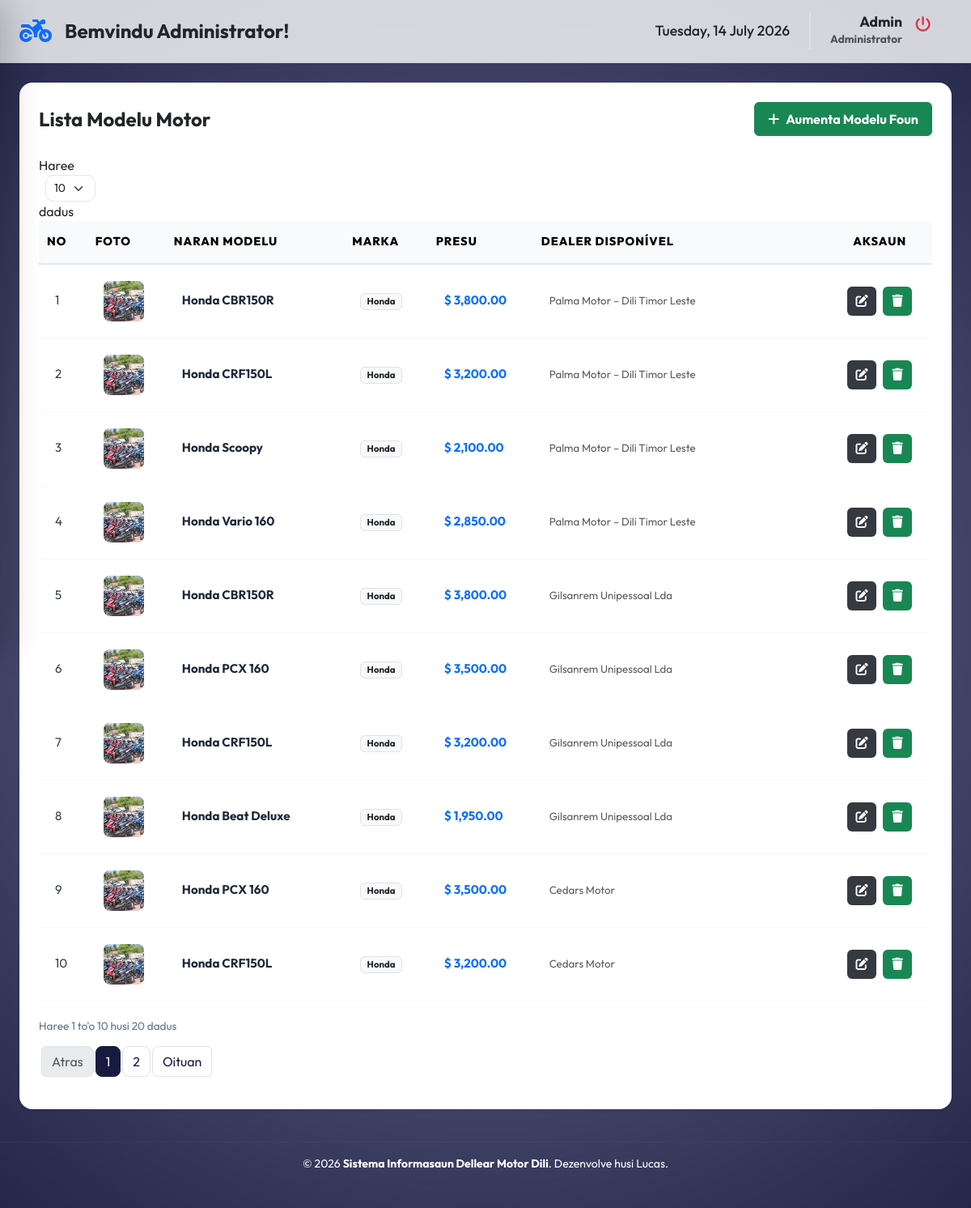
The page /admin/models.php (signed in) on the database its author committed.
### tables this page shows
CREATE TABLE `motor_models` (
  `id` int(11) NOT NULL,
  `nama_model` varchar(200) NOT NULL,
  `marka` varchar(100) NOT NULL,
  `presu` decimal(12,2) NOT NULL DEFAULT 0.00,
  `deskrisaun` text DEFAULT NULL,
  `especificasaun` text DEFAULT NULL,
  `foto` varchar(255) DEFAULT NULL,
  `dealer_id` int(11) DEFAULT NULL,
  `created_at` timestamp NOT NULL DEFAULT current_timestamp(),
  `updated_at` timestamp NOT NULL DEFAULT current_timestamp() ON UPDATE current_timestamp()
);

CREATE TABLE `dealer_motor` (
  `id` int(11) NOT NULL,
  `nama_dealer` varchar(200) NOT NULL,
  `marka` varchar(100) NOT NULL DEFAULT '',
  `presu` decimal(12,2) DEFAULT 0.00,
  `alamat` text NOT NULL,
  `latitude` decimal(10,8) NOT NULL,
  `longitude` decimal(11,8) NOT NULL,
  `jam_buka` varchar(50) NOT NULL DEFAULT '08:00 - 17:00',
  `telepon` varchar(30) DEFAULT NULL,
  `email` varchar(100) DEFAULT NULL,
  `facebook` varchar(255) DEFAULT NULL,
  `instagram` varchar(255) DEFAULT NULL,
  `deskripsi` text DEFAULT NULL,
  `foto` varchar(255) DEFAULT NULL,
  `created_at` timestamp NOT NULL DEFAULT current_timestamp(),
  `updated_at` timestamp NOT NULL DEFAULT current_timestamp() ON UPDATE current_timestamp()
);

### config/database.php (called while the page is built, shortened)
<?php
function e(?string $str): string {
    return htmlspecialchars($str ?? '', ENT_QUOTES, 'UTF-8');
}

### admin/models.php (the view, shortened to what this page needs)
<?php
require_once '../config/database.php';
$models = $pdo->query("
    SELECT m.*, d.nama_dealer
    FROM motor_models m
    LEFT JOIN dealer_motor d ON m.dealer_id = d.id
    ORDER BY m.id DESC
")->fetchAll();
?>
<?php include 'includes/header.php'; ?>
<div class="container-fluid p-4">
    <div class="card border-0 shadow-sm rounded-4 overflow-hidden">
        <div class="card-body p-4">
            <div class="d-flex justify-content-between align-items-center mb-4">
                <h4 class="fw-bold mb-0">Lista Modelu Motor</h4>
                <a href="add_model.php" class="btn btn-success rounded-2 px-3 py-2 fw-bold pulse-action">
                    <i class="fas fa-plus me-2"></i>Aumenta Modelu Foun
                </a>
            </div>
            <div class="table-responsive">
                <table id="modelsTable" class="table table-hover align-middle">
                    <thead>
                        <tr>
                            <th width="50">No</th>
                            <th width="80">Foto</th>
                            <th>Naran Modelu</th>
                            <th>Marka</th>
                            <th>Presu</th>
                            <th>Dealer Disponível</th>
                            <th width="120" class="text-center">Aksaun</th>
                        </tr>
                    </thead>
                    <tbody>
                        <?php $no = 1; foreach ($models as $m): ?>
                        <tr>
                            <td><?= $no++ ?></td>
                            <td>
                                <?php
                                $img_path = '/dealer-motor-dili/assets/images/genio.jfif';
                                if (!empty($m['foto']) && file_exists('../assets/images/motors/' . $m['foto'])) {
                                    $img_path = '/dealer-motor-dili/assets/images/motors/' . $m['foto'];
                                } else {
                                    $brand = strtolower(trim($m['marka']));
                                    if($brand == 'honda') $img_path = '/dealer-motor-dili/assets/images/beat.jfif';
                                }
                                ?>
                                <div style="width: 50px; height: 50px; border-radius: 8px; overflow: hidden; background: #eee;">
                                    <img src="<?= $img_path ?>"
                                         alt="Motor"
                                         style="width: 100%; height: 100%; object-fit: cover;">
                                </div>
                            </td>
                            <td>
                                <span class="text-dealer-name"><?= e($m['nama_model']) ?></span>
                            </td>
                            <td>
                                <span class="badge bg-light text-dark border"><?= e($m['marka']) ?></span>
                            </td>
                            <td>
                                <span class="fw-bold text-primary">$ <?= number_format($m['presu'], 2) ?></span>
                            </td>
                            <td>
                                <span class="text-muted small"><?= e($m['nama_dealer'] ?? 'La iha Dealer') ?></span>
                            </td>
                            <td class="text-center">
                                <div class="d-flex justify-content-center gap-2">
                                    <a href="edit_model.php?id=<?= $m['id'] ?>" class="btn-action-edit" title="Edita">
                                        <i class="fas fa-edit"></i>
                                    </a>
                                    <button class="btn-action-delete" title="Apaga"
                                            onclick="deleteModel(<?= $m['id'] ?>,'<?= e($m['nama_model']) ?>')">
                                        <i class="fas fa-trash"></i>
                                    </button>
                                </div>
                            </td>
                        </tr>
                        <?php endforeach; ?>
                    </tbody>
                </table>
            </div>
        </div>
    </div>
</div>
<?php include 'includes/footer.php'; ?>

### admin/assets/css/admin-style.css (style rules this page uses)
:root { --primary: #181b40; --primary-dark: #121430; --primary-light: #25285d; --accent: #FFD700; --dark: #181b40; --sidebar-w: 260px; --glass-bg: rgba(255, 255, 255, 0.9); --glass-border: rgba(255, 255, 255, 0.4); --card-shadow: 0 10px 30px -5px rgba(0, 0, 0, 0.1), 0 4px 6px -2px rgba(0, 0, 0, 0.05); --premium-gradient: linear-gradient(135deg, #181b40 0%, #25285d 100%); }
* { box-sizing: border-box; margin: 0; padding: 0; }
body { font-family: 'Outfit', sans-serif; background: #f1f5f9; background: url('../assets/images/map.png') no-repeat center center fixed; background-size: cover; min-height: 100vh; color: #1e293b; overflow-x: hidden; }
body::before { content: ""; position: fixed; top: 0; left: 0; width: 100%; height: 100%; background: radial-gradient(circle at center, rgba(37, 40, 93, 0.65) 0%, rgba(24, 27, 64, 0.95) 100%); z-index: -1; }
.table { margin-bottom: 0; }
.table thead th { background: transparent; border-bottom: 2px solid #f1f5f9; color: #64748b; font-weight: 700; text-transform: uppercase; font-size: 0.75rem; letter-spacing: 1px; padding: 20px; }
.table tbody td { padding: 20px; border-bottom: 1px solid #f8fafc; color: #334155; font-size: 0.95rem; }
.text-dealer-name { font-weight: 700; color: #1e293b; }
.pulse-action { animation: pulse-btn 2s infinite; }
.table thead th { font-size: 0.9rem; font-weight: 800; text-transform: uppercase; letter-spacing: 1px; color: #000000; background: #f8fafc; border-bottom: 2px solid #e2e8f0; padding: 15px 10px; }
.table tbody tr { transition: all 0.2s ease; }
.btn-action-view, .btn-action-maps, .btn-action-edit, .btn-action-delete { width: 36px; height: 36px; border-radius: 6px; display: flex; align-items: center; justify-content: center; color: white !important; text-decoration: none; transition: all 0.2s ease; border: none; }
.btn-action-edit { background: #343a40; }
.btn-action-delete { background: #198754; }

### rows shown on the page
motor_models: nama_model "Honda CBR150R", marka "Honda", presu "3,800.00", dealer.nama_dealer "Palma Motor – Dili Timor Leste"
motor_models: nama_model "Honda CRF150L", marka "Honda", presu "3,200.00", dealer.nama_dealer "Palma Motor – Dili Timor Leste"
motor_models: nama_model "Honda Scoopy", marka "Honda", presu "2,100.00", dealer.nama_dealer "Palma Motor – Dili Timor Leste"
motor_models: nama_model "Honda Vario 160", marka "Honda", presu "2,850.00", dealer.nama_dealer "Palma Motor – Dili Timor Leste"
motor_models: nama_model "Honda CBR150R", marka "Honda", presu "3,800.00", dealer.nama_dealer "Gilsanrem Unipessoal Lda"
motor_models: nama_model "Honda PCX 160", marka "Honda", presu "3,500.00", dealer.nama_dealer "Gilsanrem Unipessoal Lda"
motor_models: nama_model "Honda CRF150L", marka "Honda", presu "3,200.00", dealer.nama_dealer "Gilsanrem Unipessoal Lda"
motor_models: nama_model "Honda Beat Deluxe", marka "Honda", presu "1,950.00", dealer.nama_dealer "Gilsanrem Unipessoal Lda"
motor_models: nama_model "Honda PCX 160", marka "Honda", presu "3,500.00", dealer.nama_dealer "Cedars Motor"
motor_models: nama_model "Honda CRF150L", marka "Honda", presu "3,200.00", dealer.nama_dealer "Cedars Motor"

### other values the page prints
$_SESSION['admin_name'] "Admin"
